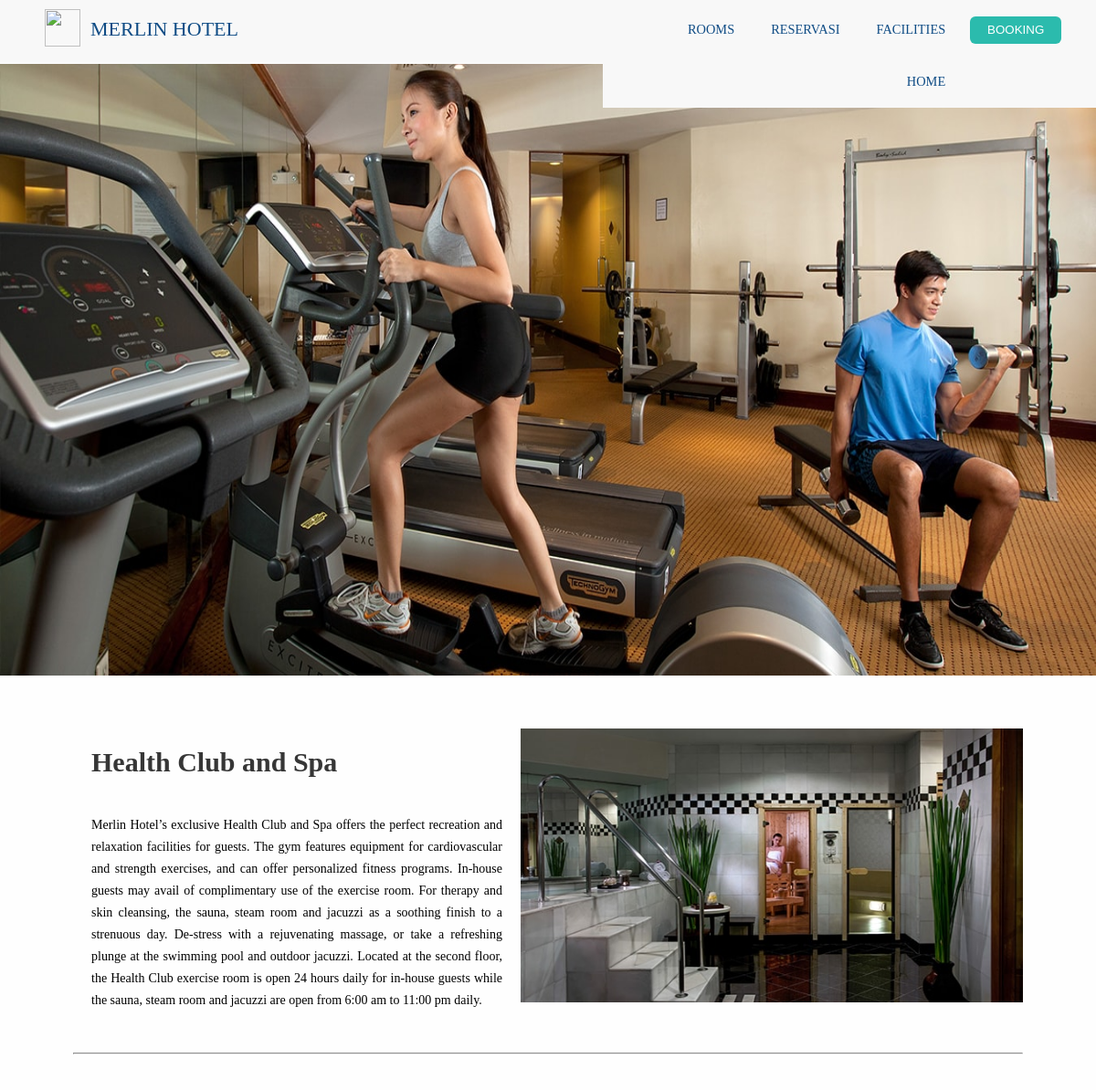
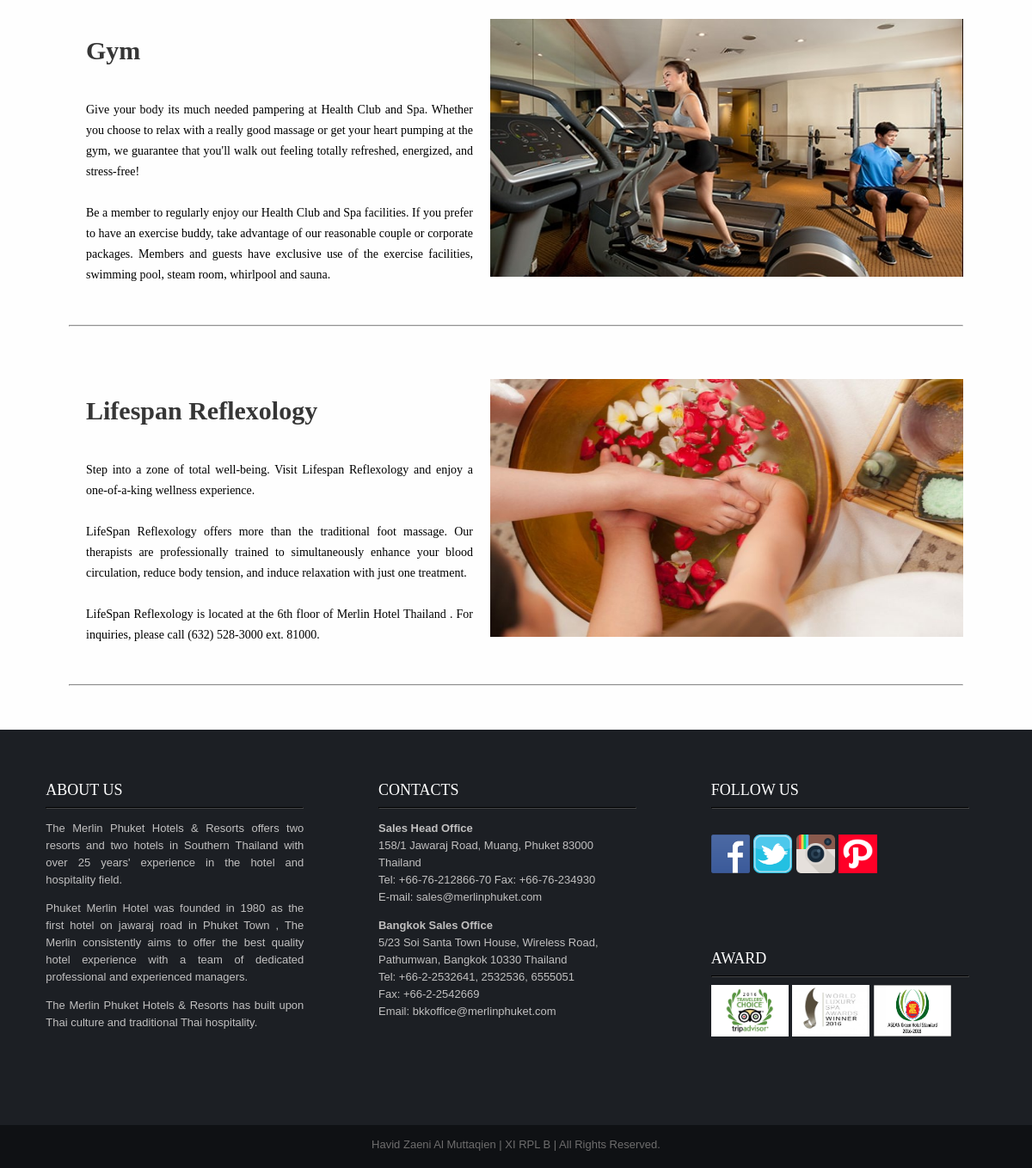
The app's page /halaman/health.php with its own data (2 pictures, top to bottom).
### tables this page shows
CREATE TABLE `health` (
  `id` int(11) NOT NULL,
  `judul` varchar(50) NOT NULL,
  `isi` text NOT NULL,
  `gambar` text NOT NULL
);

### halaman/health.php (the view, shortened to what this page needs)
<!DOCTYPE html>
<html>
<head>
	<link rel="stylesheet" type="text/css" href="oke.css">
</head>
<body>
	<div id="header">
		<div id="navigasi">
			<nav>
 				<ul>
 					<li><a href="reservasi.php"> <button class="book">
 					BOOKING
 				</button>
 			</a></li>
 				<li><a href="facilities.php">FACILITIES</a></li>
 				<li><a href="reservasi.php">RESERVASI</a></li>
 				<li><a href="room.php">ROOMS</a></li>
 				<li><a href="../home.php">HOME</a></li>
 				</ul>
 			</nav>
		</div>
<div id= "icon">
			<a href ="../home.php">MERLIN HOTEL</a>
		</div>
		<div id="icon1">
			<a href="../home.php"><img src="icon/icon.png" height="41px" width="39px"></a>
		</div>
	</div>
<div id="gambar1">
<img src="gambar/health1.jpg" width="100%" height="670px">
</div>
<?php
$result=mysql_query('SELECT * FROM health');
while ($row=mysql_fetch_array($result,MYSQL_ASSOC))
	echo "
	<div id=content1>
		<br><br>
	<div id=content2>
		<h4 class=judul>".$row['judul']."</h4> <img src=gambar/".$row['gambar']." width=550px height=300px class=miring>
			<div class=isi>
		<p align=justify> ".$row['isi']."<p>
		</div><br><br><br><br>
		<hr class= garis>";
?>
</div>
<br><br>
<div class="footer1">
			<div class="contact1">
				ABOUT US
				<hr>
				<p class="about" align="justify">
					The Merlin Phuket Hotels & Resorts offers two resorts and two hotels in Southern Thailand with over 25 years' experience in the hotel and hospitality field.
				</p>
				<p class="about" align="justify">
					Phuket Merlin Hotel was founded in 1980 as the first hotel on jawaraj road in Phuket Town , The Merlin consistently aims to offer the best quality hotel experience with a team of dedicated professional and experienced managers.
				</p>
				<p class="about" align="justify">
					The Merlin Phuket Hotels & Resorts has built upon Thai culture and traditional Thai hospitality.
				</p>
			</div>
			<div class="contact1">
				CONTACTS
				<hr>
			<p class="about">
				<strong>
					Sales Head Office
				</strong>
				<br class="about">
				158/1 Jawaraj Road, Muang, Phuket 83000 Thailand
				<br class="about">
				Tel: +66-76-212866-70 Fax: +66-76-234930
				<br class="about">
				E-mail: sales@merlinphuket.com
			</p>
			<p class="about">
				<strong>
					Bangkok Sales Office
				</strong>
				<br class="about">
				5/23 Soi Santa Town House, Wireless Road, Pathumwan, Bangkok 10330 Thailand
				<br class="about">
				Tel: +66-2-2532641, 2532536, 6555051
				<br class="about">
				Fax: +66-2-2542669
				<br class="about">
				Email: bkkoffice@merlinphuket.com
			</p>
			</div>
			<div class="contact1">
				FOLLOW US
				<hr>
				<br class="about">
				<a href ="https://web.facebook.com/merlinresort/?_rdc=1&_rdr"><img src = "gambar/fb.png" height= "45px" width="45px" class="hover"></a>
				<a href="https://twitter.com/MerlinPhuket/"><img src = "gambar/twitter.png" height = "45px" width="45px" class="hover"></a>
				<a href="https://www.instagram.com/explore/locations/1646721/"><img src = "gambar/instagram1.png" height = "45px" width="45px" class="hover"></a>
				<a href="https://www.pinterest.com/merlinphuket/"><img src = "gambar/path.png" height = "45px" width="45px" class="hover"></a>
			<div class="award">
				<br><br><br><br>
				AWARD
				<hr>
				 <img src="gambar/ta.png" width="90px" height="60px">
				 <img src="gambar/spa.jpg" width="90px" height="60px">
				 <img src="gambar/asean.jpg" width="90px" height="60px">
				 	</div>
			</div>
</div>
<div id="footer2">
				<br> Havid Zaeni Al Muttaqien | XI RPL B | All Rights Reserved.
			</div>
</body>
</html>

### halaman/oke.css (style rules this page uses)
body { font-family: tahoma, serif; font-size: 0.9em; text-align: center; background: #fefefe; margin :auto; }
#header { height: 79px; width: 100%; background-color: #f8f8f8; margin-top: -10px; position: fixed; z-index: 100; }
nav { text-align: center; width: 45%; font-family: tahoma,serif; float: right; }
nav ul { background:#F8F8F8; padding: 0 20px; list-style: none; position: relative; display: inline-table; width: 93%; }
nav ul li { float:right; }
nav ul li a { display: block; padding: 20px; color: #0F4C85; text-decoration: none; }
a { color: #0F4C85; text-decoration: none; }
#icon { display: block; padding-left: 80px; padding-top: 27px ; background: #f8f8f8; width: 200px; height: 39px; text-decoration-style: none; color: #00305B; font: normal normal normal 22px/1.4em 'noticia text',serif; }
#icon1 { left: 49px; position: absolute; top: 20px; }
.footer1 { display: flex; display: -webkit-flex; background-color: #1C1F24; padding: 30px; padding-left: 10px; margin-top: 10px; height: 400px; justify-content: space-around; }
.contact1 { width: 300px; height: 370px; margin: 30px; color : white; font-family: 'Raleway'; font-size: 18px; text-align: left; }
hr { border-color: #454647; }
#gambar1 { padding-top: 70px; }
#content1 { height: 700px; width: 100%; }
.miring { float: right; margin-right: 60px; padding: 20px; }
.isi { font-size: 14px; line-height: 24px; margin-left: 50px; padding-top: 100px; width: 500px; height: 200px; padding-left: 50px; }
.judul { color: #363636; font-family:'open-sans' ; float: left; padding-left: 100px; font-size:30px; padding-top: 0px line-height:24px; }
button { background: #13c631; width: 150px; height: 40px; margin-top : 20px; margin-left: 300px; border-radius: 50px; color: white; }
.book { padding: 0px; margin-left : -13px; width: 100px; height: 30px; border: 0; margin-top: -11px; background:#2BBBAD; border-radius: 6px; color: white; }
.garis { margin-left: 80px; margin-right: 80px; border-color: #e5e5e5; }
.about { color: #c1c0c0; font-family: 'Montserrat', sans-serif; font-size: 13px; line-height: 20px; }
#footer2 { background-color: #0f1114; width: 100%; height: 50px; color: #6e6d6d; font-family: 'Montserrat',sans-serif; font-size: 13px; }

### records on screen
health: judul "Health Club and Spa", gambar (picture), isi "Merlin Hotel’s exclusive Health Club and Spa offers the perfect recreation and relaxation facilities for guests. The gym features equipment for cardiovascular and strength exercises, and can offer personalized fitness programs. In-house guests may avail of complimentary use of the exercise room. For therapy and skin cleansing, the sauna, steam room and jacuzzi as a soothing finish to a strenuous day. De-stress with a rejuvenating massage, or take a refreshing plunge at the swimming pool and outdoor jacuzzi. Located at the second floor, the Health Club exercise room is open 24 hours daily for in-house guests while the sauna, steam room and jacuzzi are open from 6:00 am to 11:00 pm daily."
health: judul "Gym", gambar (picture), isi "Give your body its much needed pampering at Health Club and Spa. Whether you choose to relax with a really good massage or get your heart pumping at the gym, we guarantee that you'll walk out feeling totally refreshed, energized, and stress-free! Be a member to regularly enjoy our Health Club and Spa facilities. If you prefer to have an exercise buddy, take advantage of our reasonable couple or corporate packages. Members and guests have exclusive use of the exercise facilities, swimming pool, steam room, whirlpool and sauna."
health: judul "Lifespan Reflexology", gambar (picture), isi "Step into a zone of total well-being. Visit Lifespan Reflexology and enjoy a one-of-a-king wellness experience. LifeSpan Reflexology offers more than the traditional foot massage. Our therapists are professionally trained to simultaneously enhance your blood circulation, reduce body tension, and induce relaxation with just one treatment. LifeSpan Reflexology is located at the 6th floor of Merlin Hotel Thailand . For inquiries, please call (632) 528-3000 ext. 81000."
